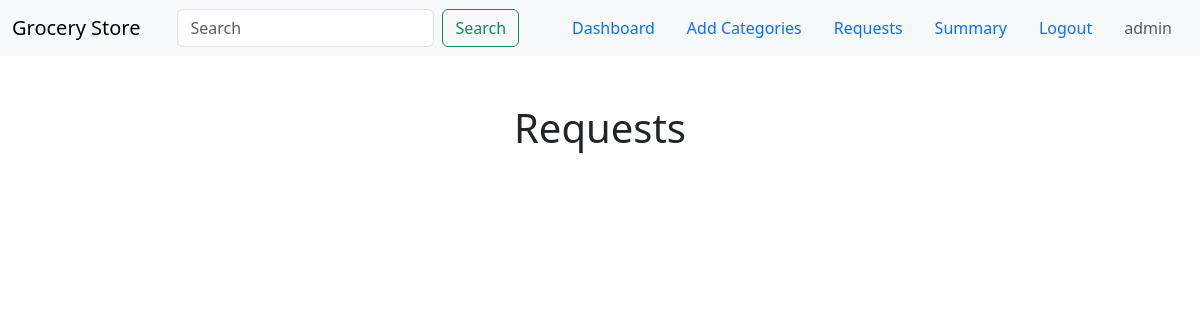
The page /store_manager_requests (signed in) on the database as committed earlier.
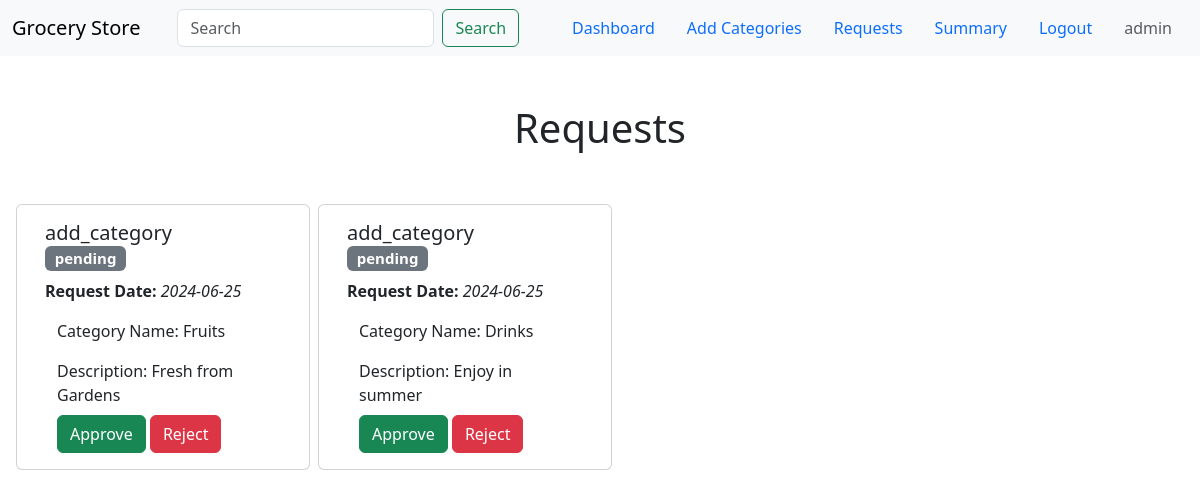
The same page on the database as committed later.
### application/models.py (models this page shows, shortened)
class Requests(db.Model):
    request_id = db.Column(db.Integer,primary_key=True)
    username = db.Column(db.String(30),db.ForeignKey('user.username'))
    category_id = db.Column(db.Integer,db.ForeignKey('categories.category_id'), nullable= True)
    request_type = db.Column(db.String(20),nullable=False)
    request_date = db.Column(db.Date,nullable=False)
    status = db.Column(db.String(20),nullable=False)
    new_category_name = db.Column(db.String(40),nullable=True)
    new_category_description = db.Column(db.String(100),nullable=True)
    catergory = db.relationship('Categories',backref='requests',lazy=True)

### application/routes.py (the view)
@app.route('/store_manager_requests')
def store_manager_requests():
    if session['role'] == 'admin':
        requests = Requests.query.filter_by(status='pending').all()
        return render_template('requests.html', requests=requests)
    elif session['role'] == 'store_manager':
        requests = Requests.query.filter_by(username=session['username']).all()
        return render_template('requests.html', requests=requests)
    else:
        flash('Unauthorized Access', 'danger')
        return redirect(url_for('index'))

### template/requests.html (shortened to what this page needs)
{% extends 'nav_link.html' %}
{% block main_content %}
<div class="container-fluid mt-5">
    <h1 class="text-center">Requests</h1>
    <div class="container-fluid mt-5">
        <div class="row">
        {% for request in requests %}
        <div class="card m-1 col-3">
            <div class="card-body">
                <h5 class="card-title">{{request.request_type}} &emsp; <span class="badge text-bg-secondary">{{request.status}}</span></h5>
                <p class="card-text"><strong>Request Date: </strong><em>{{request.request_date}}</em></p>
                <div class="container-fluid mt-2">
                {% if request.request_type == 'add_category' %}
                <p class="card-text">Category Name: {{request.new_category_name}}</p>
                <p class="card-text">Description: {{request.new_category_description}}</p>
                {% endif %}
                </div>
                {% if session['role'] == 'admin' %}
                <div class="container-fluid mt-2">
                    <a href={{url_for('approve_request',request_id = request.request_id)}} class="btn btn-success">Approve</a>
                    <a href={{url_for('reject_request',request_id = request.request_id)}} class="btn btn-danger">Reject</a>
                </div>
                {% endif %}
            </div>
        </div>
        {% endfor %}
        </div>
    </div>
</div>
{% endblock main_content %}

Rows that differ between the two databases and show on the page:
added Requests: request_type "add_category", status "pending", request_date "2024-06-25", new_category_name "Fruits", new_category_description "Fresh from Gardens"
added Requests: request_type "add_category", status "pending", request_date "2024-06-25", new_category_name "Drinks", new_category_description "Enjoy in summer"
